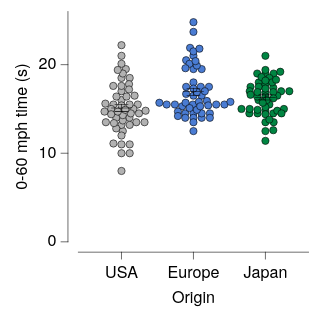

The specification (Vega-Lite) saved for this image:
### Vega-Lite specification from a JSON file in a GitHub repository (floating-point values rounded to 4 significant figures; data arrays with more than 128 entries replaced by an {"elided": "..."} marker saying what was removed)
{"background": null, "config": {"arc": {"fill": "#DBDBDB", "fillOpacity": 1.0, "innerRadius": 25.0, "padAngle": 0.03, "stroke": "black", "strokeOpacity": 1, "strokeWidth": 0.25}, "area": {"fill": "#DBDBDB", "fillOpacity": 1.0, "stroke": "black", "strokeOpacity": 1, "strokeWidth": 0.25}, "axis": {"domain": true, "domainCap": "round", "domainColor": "black", "domainWidth": 0.25, "grid": false, "gridCap": "round", "gridColor": "#F1F1F1", "gridDash": [0, 0], "gridOpacity": 1.0, "gridWidth": 0.25, "labelColor": "black", "labelFont": "Helvetica Neue, HelveticaNeue, Helvetica, Arial, sans-serif", "labelFontSize": 7, "labelFontStyle": "normal", "labelFontWeight": 400, "offset": 4.5, "ticks": true, "tickCap": "round", "tickColor": "black", "tickRound": false, "tickSize": 3, "tickWidth": 0.25, "titleColor": "black", "titleFont": "Helvetica Neue, HelveticaNeue, Helvetica, Arial, sans-serif", "titleFontSize": 7, "titleFontStyle": "normal", "titleFontWeight": 400}, "axisX": {"domain": true, "labelAlign": "center", "labelAngle": 0, "labels": true, "ticks": true, "translate": 0}, "axisY": {"domain": true, "labelAlign": "right", "labelAngle": 0, "labels": true, "ticks": true, "translate": 0}, "axisRight": {"domain": true, "labelAlign": "left", "labelAngle": 0, "labels": true, "ticks": true, "translate": 0}, "axisTop": {"domain": true, "labelAlign": "center", "labelAngle": 0, "labels": true, "ticks": true, "translate": 0}, "axisBand": {"tickOffset": 0}, "bar": {"fill": "#DBDBDB", "fillOpacity": 1.0, "stroke": "black", "strokeOpacity": 1, "strokeWidth": 0.25}, "boxplot": {"size": 9.0, "ticks": {"cornerRadius": 0.25, "fill": "black", "opacity": 1, "size": 4.5, "thickness": 0.25}, "box": {"fillOpacity": 1.0, "stroke": "black", "strokeOpacity": 1, "strokeWidth": 0.25}, "median": {"cornerRadius": 0, "fill": "black", "fillOpacity": 1.0, "opacity": 1, "size": 9.0, "thickness": 0.25}, "rule": {"fill": "black", "fillOpacity": 1.0, "size": 10.0, "stroke": "black", "strokeDash": [0, 0], "strokeOpacity": 1, "strokeWidth": 0.25}, "outliers": {"color": "black", "fill": "black", "fillOpacity": 1.0, "size": 0, "stroke": "black", "strokeOpacity": 1, "strokeWidth": 0.25}}, "circle": {"fill": "black", "fillOpacity": 1.0, "size": 1.25, "stroke": null, "strokeOpacity": 1, "strokeWidth": 0.25}, "errorband": {"band": {"fillOpacity": 0.6, "stroke": null, "strokeWidth": 0.25, "strokeOpacity": 1}, "borders": {"opacity": 0, "strokeOpacity": 0.25, "strokeWidth": 1}}, "errorbar": {"opacity": 1, "rule": {"strokeDash": [0, 0], "strokeWidth": 0.25}, "ticks": {"color": "black", "cornerRadius": 0.125, "opacity": 1, "size": 6.0, "thickness": 0.25}, "thickness": 0.25}, "font": "Helvetica Neue, HelveticaNeue, Helvetica, Arial, sans-serif", "geoshape": {"fill": "#DBDBDB", "fillOpacity": 1.0, "stroke": "black", "strokeOpacity": 1, "strokeWidth": 0.25}, "header": {"labelColor": "black", "labelFont": "Helvetica Neue, HelveticaNeue, Helvetica, Arial, sans-serif", "labelFontSize": 7, "labelFontStyle": "normal", "labelFontWeight": 400, "titleColor": "black", "titleFont": "Helvetica Neue, HelveticaNeue, Helvetica, Arial, sans-serif", "titleFontSize": 7, "titleFontStyle": "normal", "titleFontWeight": 400, "titlePadding": 0}, "legend": {"disable": false, "offset": 4.5, "titlePadding": 4, "labelOffset": 2, "gradientLabelOffset": 2, "gradientLength": 50.0, "gradientThickness": 5.0, "gradientOpacity": 1.0, "gradientStrokeColor": "black", "gradientStrokeWidth": 0.25, "labelColor": "black", "labelFont": "Helvetica Neue, HelveticaNeue, Helvetica, Arial, sans-serif", "labelFontSize": 7, "labelFontStyle": "normal", "labelFontWeight": 400, "strokeColor": "black", "strokeWidth": 0, "symbolSize": 42, "symbolStrokeColor": "black", "symbolStrokeWidth": 0.25, "titleColor": "black", "titleFont": "Helvetica Neue, HelveticaNeue, Helvetica, Arial, sans-serif", "titleFontSize": 7, "titleFontStyle": "normal", "titleFontWeight": 400}, "line": {"color": "black", "stroke": "black", "strokeCap": "butt", "strokeDash": [0, 0], "strokeOpacity": 1, "strokeWidth": 0.5}, "point": {"filled": true, "fill": "#DBDBDB", "fillOpacity": 1.0, "size": 5.0, "stroke": "black", "strokeOpacity": 1, "strokeWidth": 0.25}, "range": {"category": ["#B2B2B2", "#4A7CD3", "#008542", "#664CAF", "#509F98", "#636363", "#284F93", "#005226", "#382864", "#285753"], "diverging": {"scheme": ["#443E60", "#5F597E", "#7C759B", "#9994B6", "#B7B4CC", "#D6D5DC", "#F6F6F6", "#D1DAD9", "#A4C2BF", "#7AA9A4", "#578E89", "#37736E", "#1B5954"]}, "heatmap": {"scheme": ["#440154", "#472270", "#433E82", "#38598C", "#2C728E", "#238A8D", "#24A086", "#39B578", "#5DC862", "#96D646", "#CAE02D", "#FDE724"]}, "ordinal": {"scheme": ["#F1F1F1", "#DBDBDB", "#C6C6C6", "#B2B2B2", "#9D9D9D", "#898989", "#767676", "#636363", "#515151", "#404040", "#2F2F2F", "#1F1F1F"]}, "ramp": {"scheme": ["#440154", "#472270", "#433E82", "#38598C", "#2C728E", "#238A8D", "#24A086", "#39B578", "#5DC862", "#96D646", "#CAE02D", "#FDE724"]}}, "rule": {"color": "black", "stroke": "black", "strokeCap": "round", "strokeDash": [2, 2], "strokeOpacity": 1, "strokeWidth": 0.25}, "scale": {"barBandPaddingInner": 0.1, "rectBandPaddingInner": 0, "tickBandPaddingInner": 0.1, "bandPaddingOuter": 0.1, "bandWithNestedOffsetPaddingInner": 0.2, "bandWithNestedOffsetPaddingOuter": 0.2, "offsetBandPaddingInner": 0, "offsetBandPaddingOuter": 0, "round": false}, "rect": {"fill": "#DBDBDB", "fillOpacity": 1.0, "stroke": "black", "strokeOpacity": 1, "strokeWidth": 0.25}, "square": {"fill": "#DBDBDB", "fillOpacity": 1.0, "size": 10.0, "stroke": "black", "strokeOpacity": 1, "strokeWidth": 0.25}, "text": {"color": "black", "font": "Helvetica Neue, HelveticaNeue, Helvetica, Arial, sans-serif", "fontSize": 7, "fontStyle": "normal", "fontWeight": 400}, "tick": {"color": "black", "cornerRadius": 0.125, "opacity": 1.0, "size": 9.0, "thickness": 0.25}, "title": {"anchor": "middle", "frame": "group", "color": "black", "font": "Helvetica Neue, HelveticaNeue, Helvetica, Arial, sans-serif", "fontSize": 7, "fontStyle": "normal", "fontWeight": 400, "subtitleColor": "black", "subtitleFont": "Helvetica Neue, HelveticaNeue, Helvetica, Arial, sans-serif", "subtitleFontSize": "Helvetica Neue, HelveticaNeue, Helvetica, Arial, sans-serif", "subtitleFontStyle": "normal", "subtitleFontWeight": 400}, "trail": {"color": "black", "opacity": 1, "size": 0.5}, "view": {"continuousWidth": 100, "continuousHeight": 100, "discreteWidth": 100, "discreteHeight": 100, "fill": null, "stroke": null, "strokeWidth": 0.25}}, "layer": [{"data": {"name": "data-fff8341856742b0cfe310aaeede7bc4a"}, "mark": {"type": "circle", "opacity": 1.0, "size": 10.0, "stroke": "black", "strokeOpacity": 1, "strokeWidth": 0.25}, "encoding": {"color": {"field": "Origin", "legend": null, "scale": {"domain": ["USA", "Europe", "Japan"]}, "sort": ["USA", "Europe", "Japan"], "title": null, "type": "nominal"}, "x": {"axis": {}, "field": "Origin", "scale": {"domain": ["USA", "Europe", "Japan"]}, "sort": ["USA", "Europe", "Japan"], "title": "Origin", "type": "nominal"}, "xOffset": {"field": "beeswarm_x", "scale": {"domain": [-16.06, 16.06], "range": [-3.559, 28.56]}, "type": "quantitative"}, "y": {"field": "Acceleration", "title": "0-60 mph time (s)", "type": "quantitative"}}}, {"data": {"name": "data-d979443d4e9b399518cd2fcbb34b9d6d"}, "mark": {"type": "errorbar"}, "encoding": {"x": {"axis": {}, "field": "Origin", "scale": {"domain": ["USA", "Europe", "Japan"]}, "sort": ["USA", "Europe", "Japan"], "title": "Origin", "type": "nominal"}, "y": {"field": "__mean", "title": "0-60 mph time (s)", "type": "quantitative"}, "yError": {"field": "__error"}}}, {"data": {"name": "data-d979443d4e9b399518cd2fcbb34b9d6d"}, "mark": {"type": "tick"}, "encoding": {"x": {"axis": {}, "field": "Origin", "scale": {"domain": ["USA", "Europe", "Japan"]}, "sort": ["USA", "Europe", "Japan"], "title": "Origin", "type": "nominal"}, "y": {"field": "__mean", "title": "0-60 mph time (s)", "type": "quantitative"}}}], "$schema": "https://vega.github.io/schema/vega-lite/v6.4.1.json", "datasets": {"data-fff8341856742b0cfe310aaeede7bc4a": {"elided": "150 records"}, "data-d979443d4e9b399518cd2fcbb34b9d6d": [{"Origin": "USA", "__mean": 15.11, "__error": 0.4137, "__dysonsphere__": 1}, {"Origin": "Europe", "__mean": 16.94, "__error": 0.4011, "__dysonsphere__": 1}, {"Origin": "Japan", "__mean": 16.3, "__error": 0.2857, "__dysonsphere__": 1}]}}
